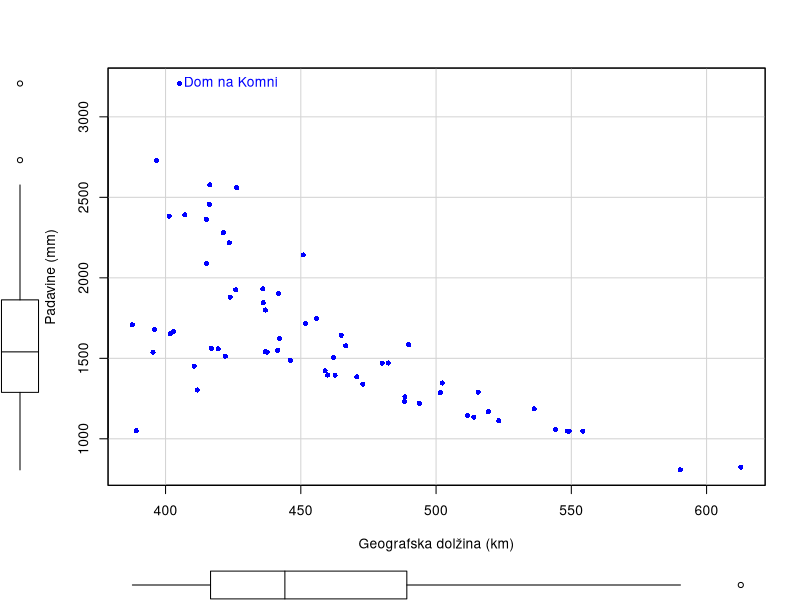

This chart was generated by the following R code: (Note: this script raises an error after producing the figure.)
# SKRIPTNA DATOTEKA IZ GRADIVA PREDPOSTAVKE NISO IZPOLNJENE
#######################################

#Primer: postaje, 1.del
###############################################
postaje<-read.table("POSTAJE.txt", header=TRUE, sep="\t")
rownames(postaje)<-postaje$Postaja
postaje<-subset(postaje, subset=postaje$Postaja!="Kredarica")
# Kredarico izločimo iz analize (glej primer pri posebnih točkah)
# koordinate geografske dolžine in geografske širine izrazimo v km
postaje$x<-postaje$x.gdol/1000
postaje$y<-postaje$y.gsir/1000
# izločimo dve postaji, ki nimata podatka za geografsko dolžino
postaje<-na.omit(postaje)
library(car)
scatterplot(padavine~x, regLine=F, smooth=FALSE,
            boxplots='xy',  xlab=c("Geografska dolžina (km)"),
            ylab=c("Padavine (mm)"), data=postaje, id=list(n=3), pch=16)
model.1 <- lm(padavine~x, data=postaje)
par(mfrow = c(2, 2), oma=c(0,0,3,0))
plot(model.1)
par(mfrow = c(1, 1))
symbox(~padavine, xlab= "Lambda", ylab="Transformirane vrednosti za padavine",
       data=postaje)
summary(powerTransform(model.1))
boxCox(model.1)
# transformacija 1/y
model.2 <- lm(1/padavine~x, data=postaje)
par(mfrow = c(2, 2), oma=c(0,0,3,0))
plot(model.2)
#############################

# Primer: kovine
kovine0<-read.table("KOVINE.txt", header=TRUE, sep="\t")
kovine0$razdalja<-kovine0$razdalja.m/1000
# izločimo vzorčne točke z oddaljenostjo več kot 10 km
kovine<-kovine0[kovine0$razdalja<10,]
dim(kovine)
summary(kovine[,c("Pb","razdalja")])
scatterplot(Pb~razdalja, regLine=F, xlab="Razdalja (km)",
            ylab="Pb (mg/kg)", smooth=FALSE, spread=FALSE,
            boxplots='xy', span=0.5, data=kovine, pch=16)
scatterplot(log(Pb)~razdalja, regLine=F, smooth=FALSE,
            xlab="Razdalja (km)", ylab="log(Pb)", spread=FALSE,
            boxplots='xy', span=0.5, data=kovine, pch=16)
model.Pb <- lm(log(Pb)~razdalja, data=kovine)
par(mfrow = c(2, 2),  oma = c(0, 0, 3, 0))
plot(model.Pb)
par(mfrow = c(1, 1))
qqPlot(model.Pb, id=TRUE)
influencePlot(model.Pb, id=T)
outlierTest(model.Pb)
(b <- coefficients(model.Pb))
summary(model.Pb)$r.squared
confint(model.Pb)
library(effects)
plot(effect(c("razdalja"), model.Pb, transformation=list(link=log, inverse=exp)),
     axes=list(y=list(lab="Pb")), main="")
library(ggplot2)
ggplot(data = kovine, aes(x = razdalja, y = log(Pb))) +
    geom_point() + stat_smooth(method = "lm") +
    xlab("Razdalja (km)") + ylab("log(Pb)")
ggplot(data = kovine, aes(x = razdalja, y = Pb)) +
    geom_point() + xlab("Razdalja (km)") + ylab("Pb (mg/kg)") +
    stat_function(fun=function(razdalja) exp(b[1]+b[2]*razdalja) )
########################################

# Primer: trees
############################################
names(trees)
k1<-0.30480   ## feet -> m
k2<-0.0254    ## inches -> m
H<-trees$Height*k1
D <-trees$Girth*k2
Vol <-trees$Volume*(k1^3)
drevesa<-data.frame(cbind(Vol, H, D))
summary(drevesa)
pairs(log(drevesa))
model.d<- lm(log(Vol)~log(D)+log(H), data=drevesa)
par(mfrow = c(2, 2), oma = c(0, 0, 3, 0))
plot(model.d)
summary(model.d)$r.squared
confint(model.d)

#####################################

# Primer: postaje 2. del
####################################
par(mfrow=c(1,2))
with(postaje, plot(x, padavine,  pch=16))
with(postaje, plot(z.nv, padavine,  pch=16))
model.m1<-lm(padavine~ x + z.nv, data=postaje)
par(mfrow = c(2, 2), oma = c(0, 0, 3, 0))
plot(model.m1)
avPlots(model.m1, ylim=c(-1000,1500), id=list(location="avoid"))
library(effects)
graf1 <- plot(Effect(c("z.nv", "x"), model.m1, partial.residuals=TRUE),
              ci.style="none", lattice=list(layout=c(4, 1)))
graf2 <- plot(Effect(c("x","z.nv"), model.m1, partial.residuals=TRUE),
              ci.style="none",lattice=list(layout=c(4, 1)))
library(gridExtra)
grid.arrange(graf1, graf2)
model.m2<-lm(padavine~ z.nv + x + z.nv:x , data=postaje)
# model.m2<-lm(padavine~ z.nv * x  , data=postaje) # krajši zapis
X.m2<-model.matrix(model.m2)
head(X.m2, n=3)
model.m2$coeff
graf1 <- plot(Effect(c("z.nv", "x"), model.m2, partial.residuals=TRUE),
              ci.style="none", lattice=list(layout=c(4, 1)))
graf2 <- plot(Effect(c("x","z.nv"), model.m2, partial.residuals=TRUE),
              ci.style="none",lattice=list(layout=c(4, 1)))
library(gridExtra)
grid.arrange(graf1, graf2)
par(mfrow=c(2,2),  oma = c(0, 0, 2, 0))
plot(model.m2)
avPlots (model.m2, ylim=c(-1000,600), id=list(location="avoid"))
outlierTest(model.m2)
summary(model.m2)$coeff
summary(model.m2)$r.squared
plot(predictorEffects(model.m2, ~.,
                      xlevels=list(x=4, z.nv=c(250, 500, 750, 1500))),
     rows=2, cols=1, main="", layout=c(4,1))

#########################
# ilustracija pomena parametrov, če je interakcijski člen v modelu
#########################################
z<-seq(from=100, to=500, by=100)
razlika<-rep(NA,5)
for (i in 1:5) razlika[i]<-model.m2$coeff[3]*50+model.m2$coeff[4]*50*z[i]
round(data.frame(z,razlika),1)

anova(model.m2) # sekvenčni F-test

#####################################

# Primer: mammals
#######################################
library(MASS)
head(mammals)
scatterplot(brain~body, regLine=FALSE, smooth=FALSE,
            boxplots="xy", data=mammals, id=list(n=3),pch=16)
par(mfrow=c(1,1))
symbox(~brain, xlab= "Lambda", ylab="Transformirane vrednosti za brain",
       data=mammals)
scatterplot(log10(brain) ~ body, regLine=FALSE, smooth=FALSE,
            boxplots="xy", data=mammals, id=list(n=3), pch=16)
scatterplot(log10(brain) ~ log10(body), regLine=FALSE,
            smooth=FALSE, spread=FALSE, boxplots="xy",
            data=mammals, id=list(n=3), pch=16)
model.m1<- lm(log10(brain)~log10(body), data=mammals)
par(mfrow = c(2, 2), oma = c(0, 0, 2, 0))
plot(model.m1)
par(mfrow=c(1,1))
qqPlot(model.m1, id=list(n=3))
outlierTest(model.m1)
influencePlot(model.m1,id=list(n=1), xlab="Vzvodi",ylab="Studentizirani ostanki")
summary(model.m1)$coeff
summary(model.m1)$r.squared
confint(model.m1)
ggplot(mammals, aes(x=log10(body),y=log10(brain)))+
    geom_point() + stat_smooth(method="lm")
# scatterplot(log10(brain)~log10(body), reg.line=lm, smooth=FALSE,
# boxplots="xy", data=mammals, id=T, pch=16)

###################################

# Primer: ANDY
######################################

andy<-read.table("ANDY.txt", header=T)
str(andy)
andy$height<-andy$height/3.2808 # višino dreves izrazimo v metrih
andy$buckets<-factor(andy$buckets) # buckets naj bo opisna spremenljivka, ker je za obravnavanje kot številsko spremenljivko premalo vrednosti
summary(andy)
library(ggplot2)
ggplot(data=andy, aes(x=age, y=height, col=buckets)) +
    geom_point() + xlab("Starost (leta)") + ylab("Višina dreves (m)")
mod.OLS<-lm(height ~ age * buckets, data=andy)
anova(mod.OLS)
par(mfrow=c(2,2))
plot(mod.OLS)
library(dplyr)
andy <- as_tibble(andy)
utez <- andy %>%
    group_by(age) %>%
    summarise(w=1/var(height))
andy <- merge(andy, utez, by="age")
head(andy)
par(mfrow=c(1,1))
plot(andy$age, andy$w, pch=16, type=c("b"))
mod.WLS<-lm(height ~ age * buckets, weights = w, data=andy)
par(mfrow=c(2,2))
plot(mod.WLS)
plot(fitted(mod.WLS), rstandard(mod.WLS),
     xlab="Prilagojene vrednosti",ylab="Standardizirani ostanki")
abline(h=0)
anova(mod.WLS)
summary(mod.WLS)
library(effects)
p1 <- plot(Effect(c("buckets"), mod.WLS), main="", ylim=c(0,16))
p2 <- plot(Effect(c("buckets","age"), mod.WLS), main="", multiline=TRUE,
           ci.style="band", ylim=c(0,16))
library(gridExtra)
grid.arrange(p1, p2, nrow=1, ncol=2)
